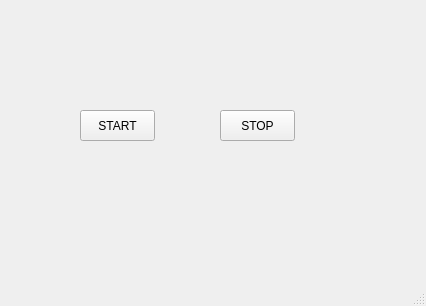
<?xml version="1.0" encoding="UTF-8"?>
<ui version="4.0">
 <class>MainWindow</class>
 <widget class="QMainWindow" name="MainWindow">
  <property name="geometry">
   <rect>
    <x>0</x>
    <y>0</y>
    <width>426</width>
    <height>306</height>
   </rect>
  </property>
  <property name="windowTitle">
   <string>MainWindow</string>
  </property>
  <widget class="QWidget" name="centralwidget">
   <widget class="QPushButton" name="pushButton">
    <property name="geometry">
     <rect>
      <x>80</x>
      <y>110</y>
      <width>75</width>
      <height>31</height>
     </rect>
    </property>
    <property name="text">
     <string>START</string>
    </property>
   </widget>
   <widget class="QPushButton" name="pushButton_2">
    <property name="geometry">
     <rect>
      <x>220</x>
      <y>110</y>
      <width>75</width>
      <height>31</height>
     </rect>
    </property>
    <property name="text">
     <string>STOP</string>
    </property>
   </widget>
  </widget>
  <widget class="QMenuBar" name="menubar">
   <property name="geometry">
    <rect>
     <x>0</x>
     <y>0</y>
     <width>426</width>
     <height>21</height>
    </rect>
   </property>
  </widget>
  <widget class="QStatusBar" name="statusbar"/>
 </widget>
 <resources/>
 <connections/>
</ui>
